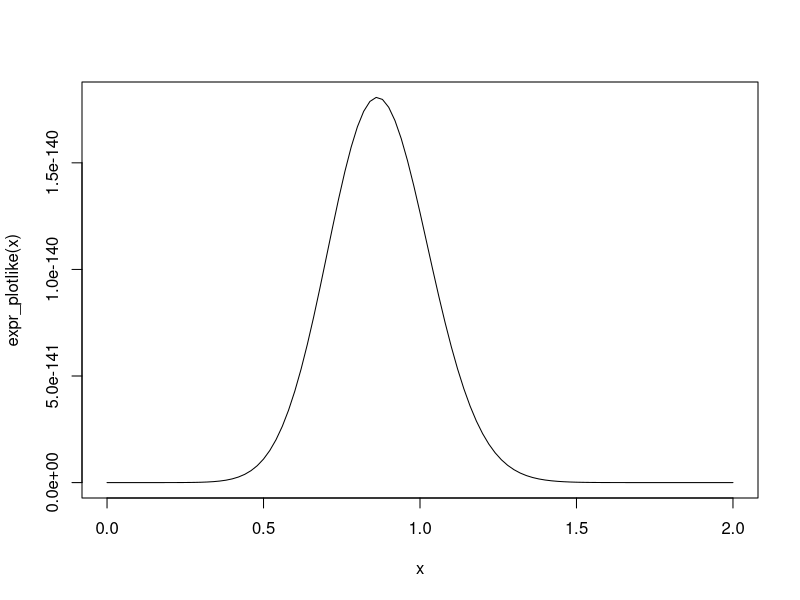
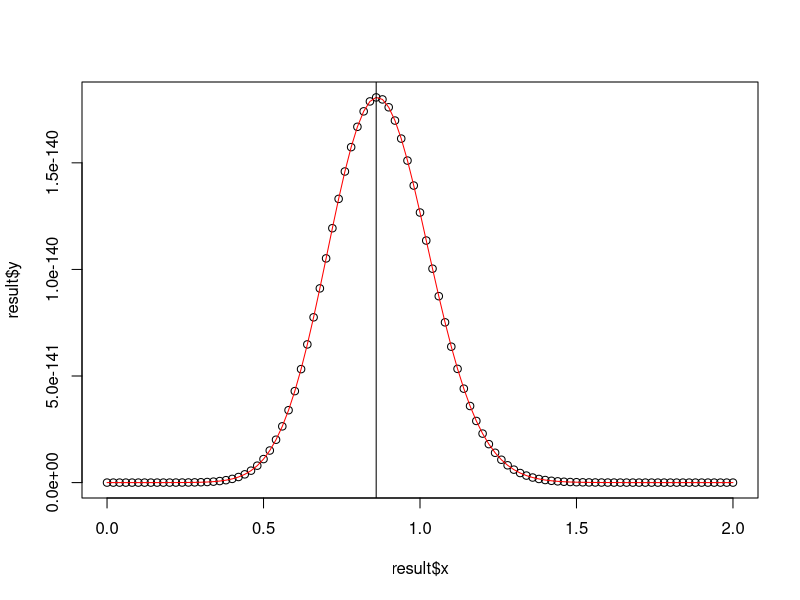
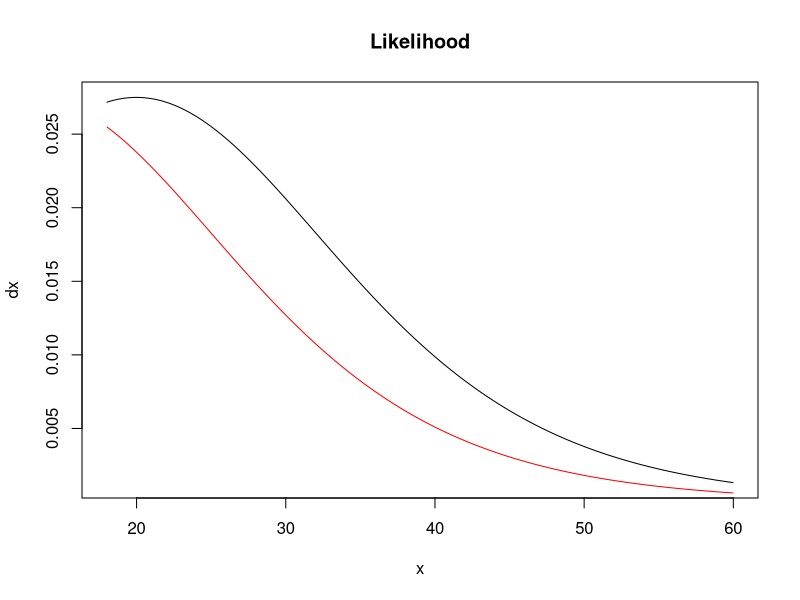
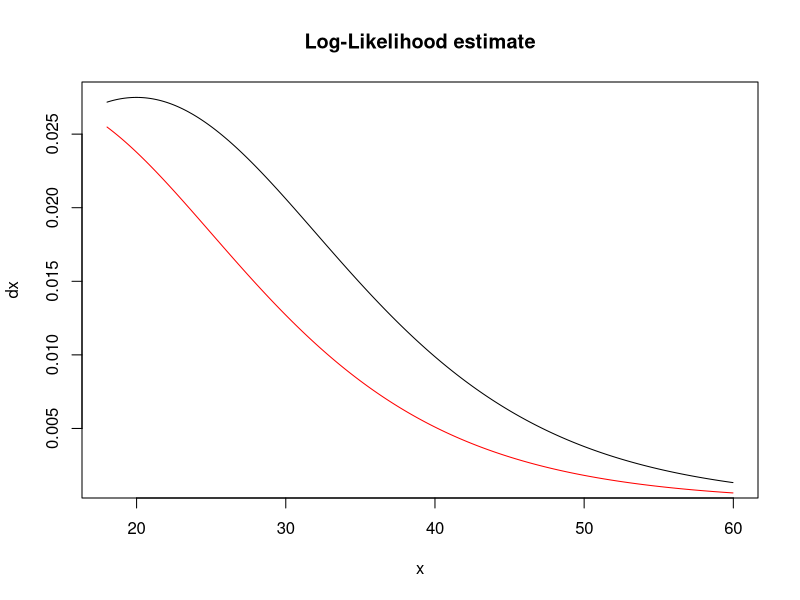
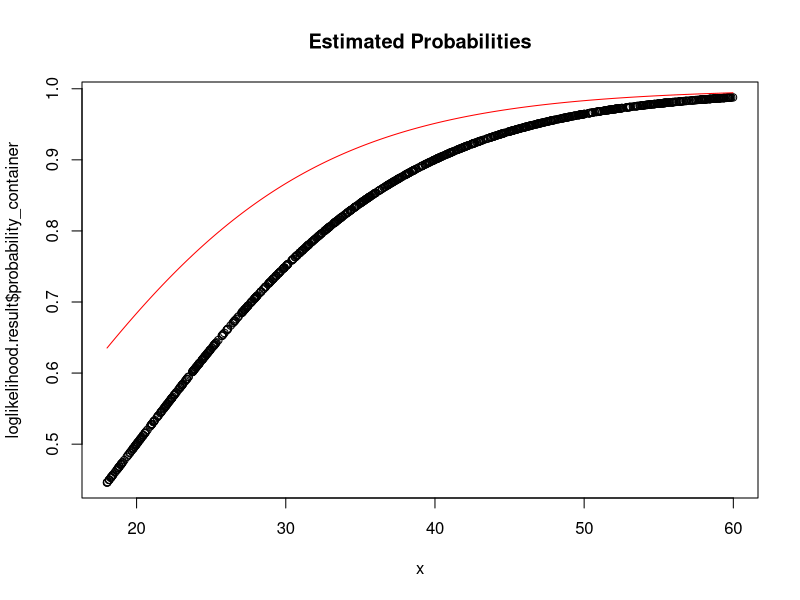
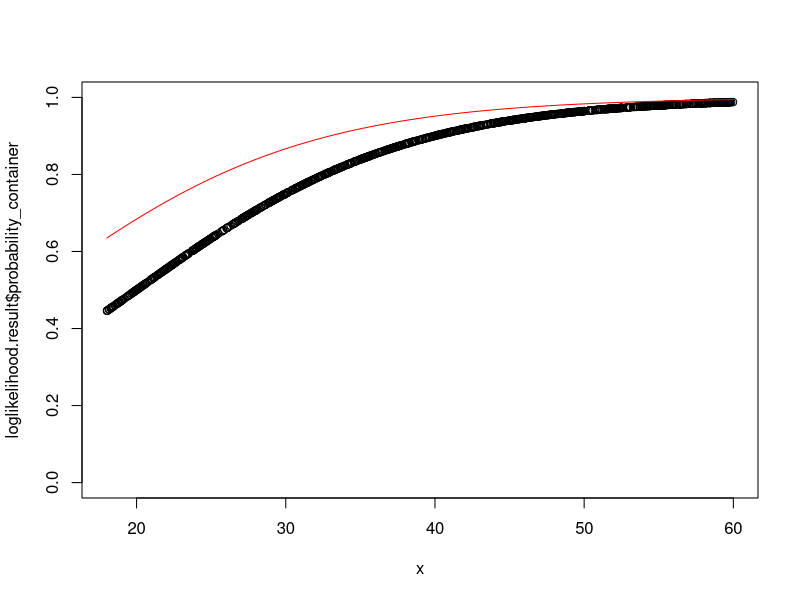
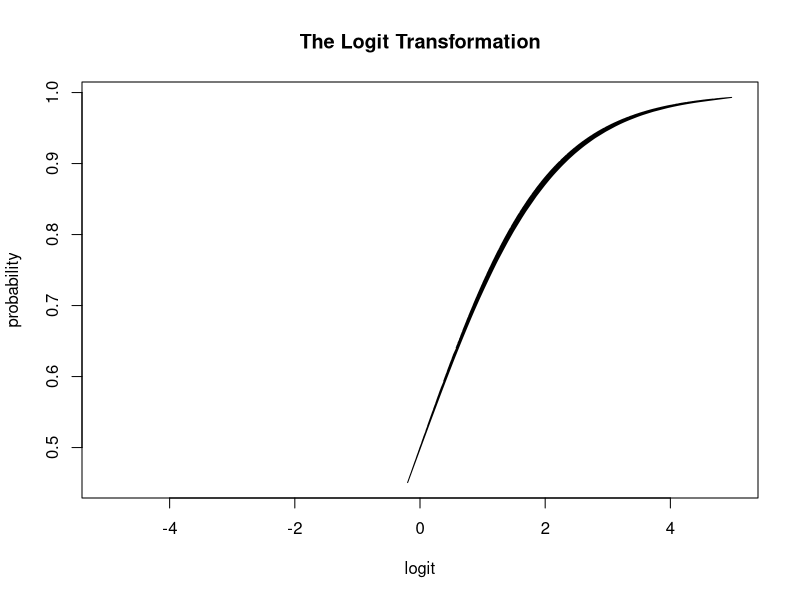

These charts were generated, in order, by the following R code:
# Functions
# b) Log likelihood
myloglikelihood <- function(beta) {
  loglikelihood <-
    sum(-y * log(1 + exp(-(X %*% beta))) - (1 - y) * log(1 + exp(X %*% beta)))
  return(loglikelihood)
}

# b) Normal Likelihood
mylikelihood <- function(beta) {
  # likelihood <- I(beta) # this produces very large numbers
  
  # (2) - our linear model
  #likelihood <- beta[0] + beta[1] * x + beta[2] * x2
  
  # (3) max
  
  linear_model <- beta[1] + beta[2] * x + beta[3] * x2
  # prod((exp(linear_model) / (1 + exp(linear_model)))^y * (1 - (exp(linear_model)/(1 - exp(linear_model))))^(1 - y))
  likelihood <- prod((exp(linear_model) / (1 + exp(linear_model))) ^ y * (1 - (exp(linear_model) / (
    1 + exp(linear_model)
  ))) ^ (1 - y))
  # likelihood <- prod((prob_i_x^y) * ((1 - prob_i_x)^(1 - y))) # this behaves the same as (2)
  return(likelihood)
}

getMarginalEffectBeta1 <- function(length = n,
                                   x2 = 0,
                                   # likelihood OR log-likelihood
                                   estimate_for = "likelihood",
                                   dx_container = NULL,
                                   probability_container = NULL) {
  estimate <- NULL
  
  if (estimate_for == "likelihood") {
    estimate <- likelihood.estimate$estimate
  } else if (estimate_for == "loglikelihood") {
    estimate <- loglikelihood.estimate$estimate
  }
  
  if (!is.null(estimate)) {
    for (i in 1:length) {
      prob_i <-
        exp(estimate[1] + estimate[2] * x[i] + estimate[3] * x2) / (1 + exp(estimate[1] + estimate[2] * x[i] + estimate[3] * x2))
      
      dx_container[i] <- estimate[2] * prob_i * (1 - prob_i)
      probability_container[i] <- prob_i
    }
    return(
      list(
        dx_container = dx_container,
        probability_container = probability_container
      )
    )
  }
  
  return(NULL)
}

set.seed(123)
# Parameters
n <- 1000
x <- sort(runif(n = n, min = 18, max = 60))
x2 <- rbinom(n, 1, prob = 0.5)
X <- cbind(rep(1, n), x, x2)

beta0 <- -2
beta1 <- 0.1
beta2 <- 1
beta <- cbind(beta0, beta1, beta2)

linear_model <- beta0 + beta1 * x + beta2 * x2
prob_i_x <- exp(linear_model) / (1 + exp(linear_model))

# a) ?
y <- rbinom(n = length(x), size = 1, prob = prob_i_x)

# c) Plot the likelihood function and the log-likelihood function for a range of values for the two parameters
# separately and show that they are maximized at the same value.
plotlike <- function(x){
  betas <- c(beta0, beta1, x)
  result <- mylikelihood(betas)
  return(result)
}

expr_plotlike <- Vectorize(plotlike)
result <- curve(expr = expr_plotlike, from= 0, to=2.00)
plot(result)
lines(result, col="red")
max_of_result <- result$x[which(result$y==(max(result$y,na.rm = TRUE)))]
abline(v = max_of_result)
# Testing functions from https://www.r-bloggers.com/2019/08/maximum-likelihood-estimation-from-scratch/

library(maxLik)
# Getting an estimate for both functions
start_param <- c(0, 1, 1)
loglikelihood.estimate <- maxBFGS(myloglikelihood,
                                  finalHessian = TRUE,
                                  start = start_param)
### TODO: Pass previous estimation as this function's start parameter? This is cheating maybe
likelihood.estimate <- maxBFGS(mylikelihood,
                               finalHessian = TRUE,
                               start = loglikelihood.estimate$estimate)



likelihood.covariance_matrix <-
  -(solve(likelihood.estimate$hessian))
loglikelihood.covariance_matrix <-
  -(solve(loglikelihood.estimate$hessian))

likelihood.sde <- sqrt(diag(likelihood.covariance_matrix))
loglikelihood.sde <- sqrt(diag(loglikelihood.covariance_matrix))

x_len <- length(x)

# Likelihood
likelihood.result <- getMarginalEffectBeta1(
  length = x_len,
  estimate_for = "likelihood",
  x2 = 0,
  dx_container = rep(0, x_len),
  probability_container = rep(0, x_len)
)
plot(
  x,
  likelihood.result$dx_container,
  type = "l",
  main = "Likelihood",
  ylab = "dx"
)

likelihood.result1 <- getMarginalEffectBeta1(
  length = x_len,
  estimate_for = "likelihood",
  x2 = 1,
  dx_container = rep(0, x_len),
  probability_container = rep(0, x_len)
)
lines(x, likelihood.result1$dx_container, col = "red")

loglikelihood.result <- getMarginalEffectBeta1(
  length = x_len,
  estimate_for = "loglikelihood",
  x2 = 0,
  dx_container = rep(0, x_len),
  probability_container = rep(0, x_len)
)
plot(
  x,
  loglikelihood.result$dx_container,
  type = "l",
  main = "Log-Likelihood estimate",
  ylab = "dx"
)

loglikelihood.result1 <- getMarginalEffectBeta1(
  length = x_len,
  estimate_for = "loglikelihood",
  x2 = 1,
  dx_container = rep(0, x_len),
  probability_container = rep(0, x_len)
)
lines(x, loglikelihood.result1$dx_container, col = "red")

# Plot probabilities
plot(x, loglikelihood.result$probability_container, main = "Estimated Probabilities")
lines(x, loglikelihood.result1$probability_container, col = "red")

plot(x, loglikelihood.result$probability_container, ylim = c(0, 1))
lines(x, loglikelihood.result1$probability_container, col = "red")

# TEST f)?
logit <- function(x) {
  logit <- log(x / (1 - x))
  return (logit)
}

plot(
  logit(prob_i_x),
  prob_i_x,
  type = "l",
  xlim = c(-5, 5),
  main = "The Logit Transformation",
  xlab = "logit",
  ylab = "probability",
  cex.main = 1.2,
  cex.lab = 1,
  cex.axis = 1
)
